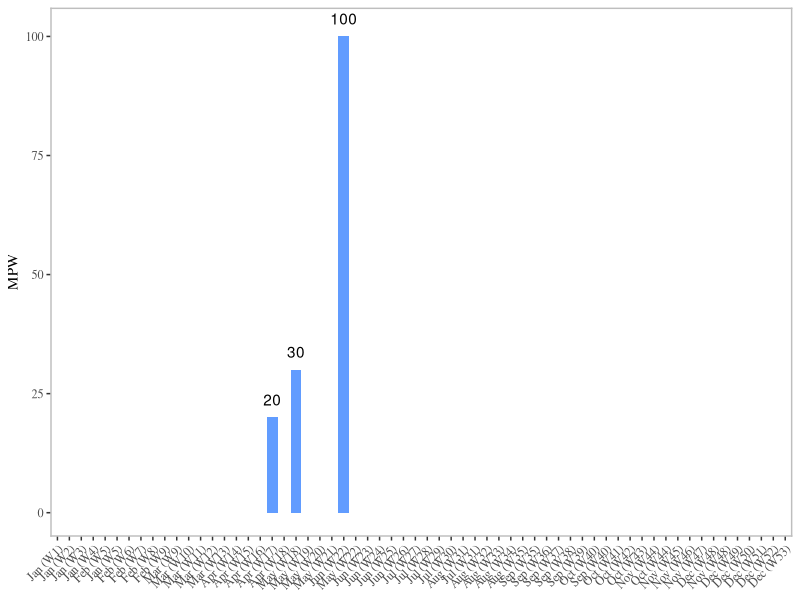
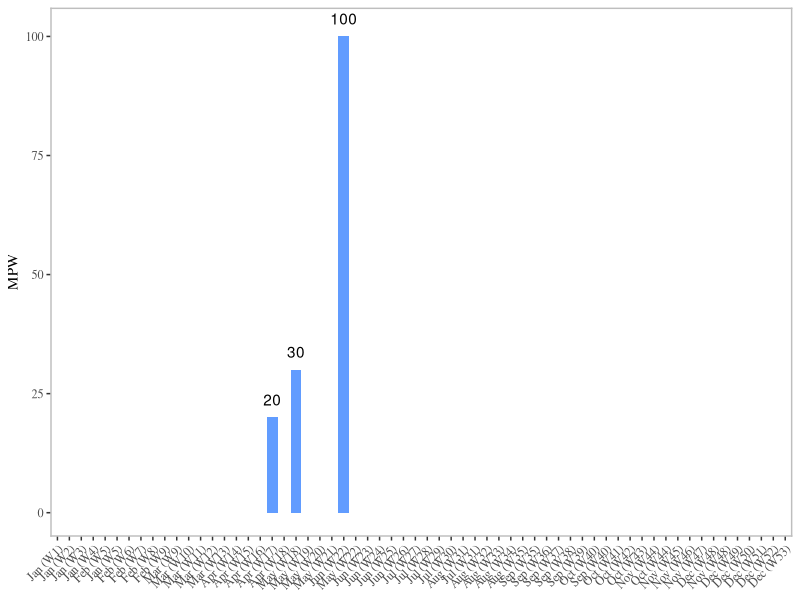

R code for these plots, in order:
library(tidyverse)
library(lubridate)
library(ggthemes)
library(scales)

dat <- read_csv("data/run_log.csv")

dat <- dat %>% 
  group_by(date) %>% 
  summarise(miles = sum(miles),
            time = sum(time),
            time = as.numeric(time/60/60),
            notes = paste0(notes, collapse = '; ')) %>% 
  ungroup()

dat$date <- as.Date(dat$date, "%m-%d-%Y")
dat <- ungroup(dat)
class(dat$date)
mdat <- data.frame(date = as.Date(seq(mdy("01-01-2019"), mdy("12-31-2019"), by = "1 day")))
head(mdat)
mdat <- left_join(mdat, dat, by = "date")
mdat$month <- month(mdat$date, label = TRUE)
mdat$week <- floor_date(mdat$date, unit="week", week_start=1)
mdat$week <- as.numeric(as.factor(mdat$week))
mdat$week_count <- paste0(mdat$month, " (W", mdat$week, ")")


head(mdat)
mdat$miles <- replace_na(mdat$miles, 0)

pdat1 <- mdat %>% 
  group_by(week_count) %>% 
  summarise(miles = sum(miles, na.rm = TRUE),
            time = sum(time, na.rm = TRUE),
            week = mean(week, na.rm = TRUE)) %>% 
  arrange(week) %>% 
  ungroup()

head(pdat1)

pdat1$week_count <- factor(pdat1$week_count, levels = pdat1$week_count, labels = pdat1$week_count)

ggplot(pdat1, aes(x=week_count,  y=miles)) +
  geom_bar(stat="identity", fill="#619CFF") +
  theme_tufte(11) +
  geom_text(data = filter(pdat1, miles > 0), aes(label=round(miles, 2)), vjust=-1) +
  annotate("segment", x=-Inf, xend=Inf, y=-Inf, yend=-Inf, color = "grey", size=1) + #Bottom
  annotate("segment", x=-Inf, xend=-Inf, y=-Inf, yend=Inf, color = "grey", size=1) + # Left
  annotate("segment", x=Inf, xend=Inf, y=-Inf, yend=Inf, color = "grey", size=1) + # Right
  annotate("segment", x=-Inf, xend=Inf, y=Inf, yend=Inf, color = "grey", size=1) + # Top
  labs(x=NULL, y="MPW") +
  ylim(0, max(pdat1$miles) + 1) +
  theme(axis.text.x = element_text(angle=45, vjust=1, hjust=1)) +
  NULL

ggsave("figures/mpw_bar.tiff", width = 12, height = 6)
